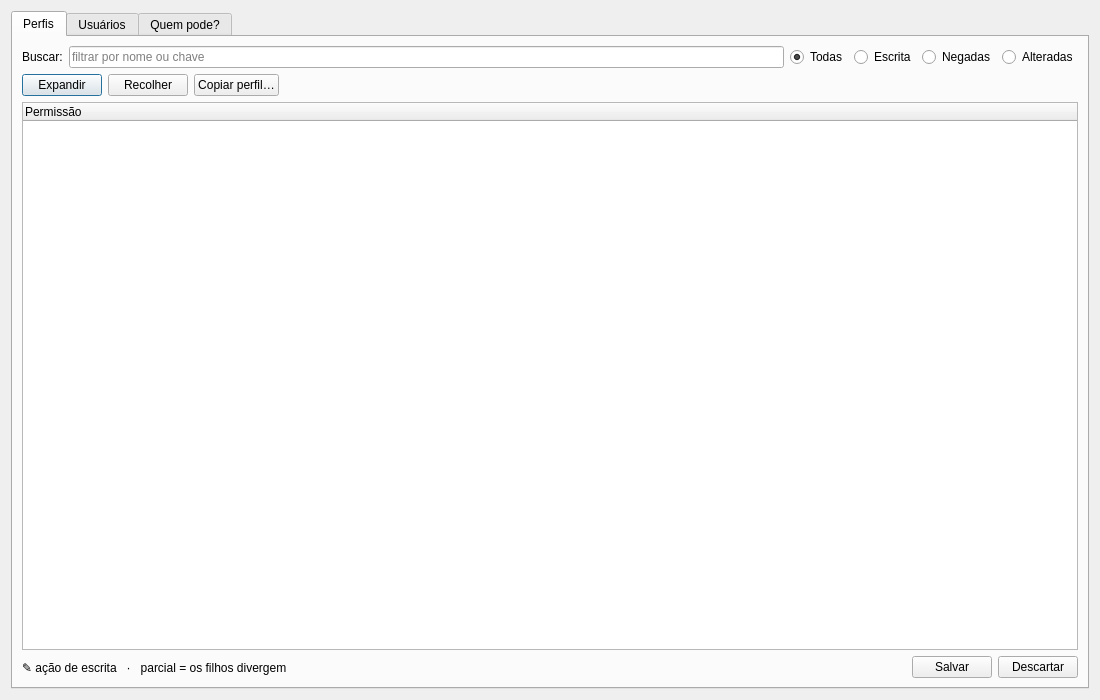
<?xml version="1.0" encoding="UTF-8"?>
<ui version="4.0">
 <class>GerenciarPermissoes</class>
 <widget class="QDialog" name="GerenciarPermissoes">
  <property name="geometry">
   <rect>
    <x>0</x>
    <y>0</y>
    <width>1100</width>
    <height>700</height>
   </rect>
  </property>
  <property name="windowTitle">
   <string>Gerenciar Permissões</string>
  </property>
  <layout class="QGridLayout" name="gridLayout">
   <item row="0" column="0">
    <widget class="QTabWidget" name="tabWidget">
     <property name="currentIndex">
      <number>0</number>
     </property>
     <widget class="QWidget" name="tabPerfis">
      <attribute name="title">
       <string>Perfis</string>
      </attribute>
      <layout class="QGridLayout" name="gridLayoutPerfis">
       <item row="0" column="0">
        <layout class="QHBoxLayout" name="layoutBuscaPerfis">
         <item>
          <widget class="QLabel" name="labelBuscar">
           <property name="text">
            <string>Buscar:</string>
           </property>
          </widget>
         </item>
         <item>
          <widget class="LineEdit" name="lineEditBuscar">
           <property name="placeholderText">
            <string>filtrar por nome ou chave</string>
           </property>
          </widget>
         </item>
         <item>
          <widget class="QRadioButton" name="radioButtonTodas">
           <property name="text">
            <string>Todas</string>
           </property>
           <property name="checked">
            <bool>true</bool>
           </property>
          </widget>
         </item>
         <item>
          <widget class="QRadioButton" name="radioButtonEscrita">
           <property name="text">
            <string>Escrita</string>
           </property>
          </widget>
         </item>
         <item>
          <widget class="QRadioButton" name="radioButtonNegadas">
           <property name="text">
            <string>Negadas</string>
           </property>
          </widget>
         </item>
         <item>
          <widget class="QRadioButton" name="radioButtonAlteradas">
           <property name="text">
            <string>Alteradas</string>
           </property>
          </widget>
         </item>
        </layout>
       </item>
       <item row="1" column="0">
        <layout class="QHBoxLayout" name="layoutAcoesPerfis">
         <item>
          <widget class="QPushButton" name="pushButtonExpandir">
           <property name="text">
            <string>Expandir</string>
           </property>
          </widget>
         </item>
         <item>
          <widget class="QPushButton" name="pushButtonRecolher">
           <property name="text">
            <string>Recolher</string>
           </property>
          </widget>
         </item>
         <item>
          <widget class="QPushButton" name="pushButtonCopiarPerfil">
           <property name="text">
            <string>Copiar perfil…</string>
           </property>
          </widget>
         </item>
         <item>
          <spacer name="spacerPerfis">
           <property name="orientation">
            <enum>Qt::Horizontal</enum>
           </property>
           <property name="sizeHint" stdset="0">
            <size>
             <width>40</width>
             <height>20</height>
            </size>
           </property>
          </spacer>
         </item>
         <item>
          <widget class="QLabel" name="labelAlteracoes">
           <property name="text">
            <string/>
           </property>
          </widget>
         </item>
        </layout>
       </item>
       <item row="2" column="0">
        <widget class="QTreeWidget" name="treePerfis">
         <property name="alternatingRowColors">
          <bool>true</bool>
         </property>
         <property name="uniformRowHeights">
          <bool>true</bool>
         </property>
         <column>
          <property name="text">
           <string>Permissão</string>
          </property>
         </column>
        </widget>
       </item>
       <item row="3" column="0">
        <layout class="QHBoxLayout" name="layoutRodapePerfis">
         <item>
          <widget class="QLabel" name="labelLegenda">
           <property name="text">
            <string>✎ ação de escrita   ·   parcial = os filhos divergem</string>
           </property>
          </widget>
         </item>
         <item>
          <spacer name="spacerRodapePerfis">
           <property name="orientation">
            <enum>Qt::Horizontal</enum>
           </property>
           <property name="sizeHint" stdset="0">
            <size>
             <width>40</width>
             <height>20</height>
            </size>
           </property>
          </spacer>
         </item>
         <item>
          <widget class="QPushButton" name="pushButtonSalvar">
           <property name="text">
            <string>Salvar</string>
           </property>
          </widget>
         </item>
         <item>
          <widget class="QPushButton" name="pushButtonDescartar">
           <property name="text">
            <string>Descartar</string>
           </property>
          </widget>
         </item>
        </layout>
       </item>
      </layout>
     </widget>
     <widget class="QWidget" name="tabUsuarios">
      <attribute name="title">
       <string>Usuários</string>
      </attribute>
      <layout class="QGridLayout" name="gridLayoutUsuarios">
       <item row="0" column="0">
        <layout class="QHBoxLayout" name="layoutTopoUsuarios">
         <item>
          <widget class="QLabel" name="labelUsuario">
           <property name="text">
            <string>Usuário:</string>
           </property>
          </widget>
         </item>
         <item>
          <widget class="QComboBox" name="comboBoxUsuario">
           <property name="editable">
            <bool>true</bool>
           </property>
           <property name="minimumWidth">
            <number>320</number>
           </property>
          </widget>
         </item>
         <item>
          <widget class="QLabel" name="labelPerfilUsuario">
           <property name="text">
            <string/>
           </property>
          </widget>
         </item>
         <item>
          <spacer name="spacerUsuarios">
           <property name="orientation">
            <enum>Qt::Horizontal</enum>
           </property>
           <property name="sizeHint" stdset="0">
            <size>
             <width>40</width>
             <height>20</height>
            </size>
           </property>
          </spacer>
         </item>
         <item>
          <widget class="QCheckBox" name="checkBoxSoExcecoes">
           <property name="text">
            <string>Mostrar só as exceções</string>
           </property>
          </widget>
         </item>
        </layout>
       </item>
       <item row="1" column="0">
        <widget class="QTreeWidget" name="treeUsuario">
         <property name="alternatingRowColors">
          <bool>true</bool>
         </property>
         <property name="uniformRowHeights">
          <bool>true</bool>
         </property>
         <column>
          <property name="text">
           <string>Permissão</string>
          </property>
         </column>
         <column>
          <property name="text">
           <string>Perfil</string>
          </property>
         </column>
         <column>
          <property name="text">
           <string>Exceção</string>
          </property>
         </column>
         <column>
          <property name="text">
           <string>Efetivo</string>
          </property>
         </column>
        </widget>
       </item>
       <item row="2" column="0">
        <layout class="QHBoxLayout" name="layoutRodapeUsuarios">
         <item>
          <widget class="QLabel" name="labelAvisoLogin">
           <property name="text">
            <string>As alterações valem para o usuário no próximo login dele.</string>
           </property>
          </widget>
         </item>
         <item>
          <spacer name="spacerRodapeUsuarios">
           <property name="orientation">
            <enum>Qt::Horizontal</enum>
           </property>
           <property name="sizeHint" stdset="0">
            <size>
             <width>40</width>
             <height>20</height>
            </size>
           </property>
          </spacer>
         </item>
         <item>
          <widget class="QLabel" name="labelAlteracoesUsuario">
           <property name="text">
            <string/>
           </property>
          </widget>
         </item>
         <item>
          <widget class="QPushButton" name="pushButtonSalvarUsuario">
           <property name="text">
            <string>Salvar</string>
           </property>
          </widget>
         </item>
         <item>
          <widget class="QPushButton" name="pushButtonDescartarUsuario">
           <property name="text">
            <string>Descartar</string>
           </property>
          </widget>
         </item>
        </layout>
       </item>
      </layout>
     </widget>
     <widget class="QWidget" name="tabQuemPode">
      <attribute name="title">
       <string>Quem pode?</string>
      </attribute>
      <layout class="QGridLayout" name="gridLayoutQuemPode">
       <item row="0" column="0">
        <layout class="QHBoxLayout" name="layoutTopoQuemPode">
         <item>
          <widget class="QLabel" name="labelPermissao">
           <property name="text">
            <string>Permissão:</string>
           </property>
          </widget>
         </item>
         <item>
          <widget class="QComboBox" name="comboBoxPermissao">
           <property name="editable">
            <bool>true</bool>
           </property>
           <property name="minimumWidth">
            <number>520</number>
           </property>
          </widget>
         </item>
         <item>
          <spacer name="spacerQuemPode">
           <property name="orientation">
            <enum>Qt::Horizontal</enum>
           </property>
           <property name="sizeHint" stdset="0">
            <size>
             <width>40</width>
             <height>20</height>
            </size>
           </property>
          </spacer>
         </item>
        </layout>
       </item>
       <item row="1" column="0">
        <widget class="QLabel" name="labelResumoQuemPode">
         <property name="text">
          <string/>
         </property>
        </widget>
       </item>
       <item row="2" column="0">
        <widget class="TableView" name="tableQuemPode">
         <property name="editTriggers">
          <set>QAbstractItemView::NoEditTriggers</set>
         </property>
         <property name="selectionBehavior">
          <enum>QAbstractItemView::SelectRows</enum>
         </property>
        </widget>
       </item>
      </layout>
     </widget>
    </widget>
   </item>
  </layout>
 </widget>
 <customwidgets>
  <customwidget>
   <class>LineEdit</class>
   <extends>QLineEdit</extends>
   <header>lineedit.h</header>
  </customwidget>
  <customwidget>
   <class>TableView</class>
   <extends>QTableView</extends>
   <header>tableview.h</header>
  </customwidget>
 </customwidgets>
 <resources/>
 <connections/>
</ui>
